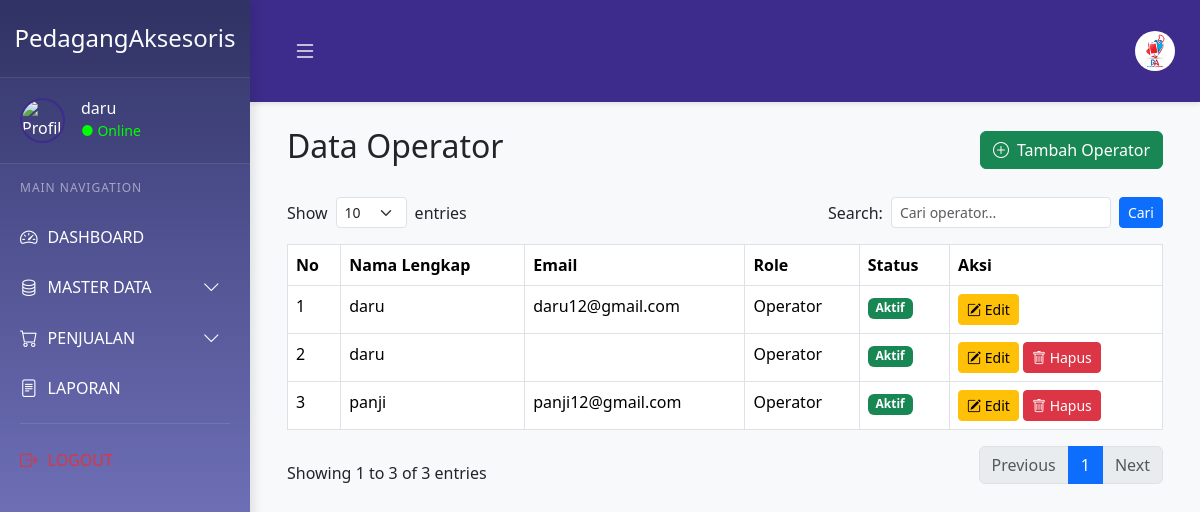
The app's page /pages/operator.php (signed in) with its own data.
### tables this page shows
CREATE TABLE `users` (
  `id` int(11) NOT NULL,
  `nama` varchar(100) NOT NULL,
  `email` varchar(100) NOT NULL,
  `password` varchar(255) NOT NULL,
  `created_at` timestamp NOT NULL DEFAULT current_timestamp(),
  `role` enum('Admin','Operator','Kasir') DEFAULT 'Operator',
  `status` enum('Aktif','Tidak Aktif') DEFAULT 'Aktif'
);

### pages/operator.php (the view, shortened to what this page needs)
<?php
include '../backend/database.php';
try {
    $stmt = $conn->prepare("SELECT * FROM users WHERE id = ?");
    $stmt->execute([$_SESSION['user_id']]);
    $user = $stmt->fetch();
    $search = isset($_GET['search']) ? $_GET['search'] : '';
    $query = "SELECT id, nama, email, role, status FROM users";
    $query .= " ORDER BY id DESC";
    $records_per_page = isset($_GET['show']) ? (int)$_GET['show'] : 10;
    $current_page = isset($_GET['page']) ? (int)$_GET['page'] : 1;
    $offset = ($current_page - 1) * $records_per_page;
    $count_query = "SELECT COUNT(*) as total FROM users";
    $count_stmt = $conn->prepare($count_query);
    $count_stmt->execute();
    $total_records = $count_stmt->fetch()['total'];
    $total_pages = ceil($total_records / $records_per_page);
    $query .= " LIMIT :offset, :records_per_page";
    $stmt = $conn->prepare($query);
    $stmt->bindParam(':offset', $offset, PDO::PARAM_INT);
    $stmt->bindParam(':records_per_page', $records_per_page, PDO::PARAM_INT);
    $stmt->execute();
    $operators = $stmt->fetchAll();
} catch (PDOException $e) {
    echo "Error: " . $e->getMessage();
}
?>
<!DOCTYPE html>
<html lang="en">
<head>
    <link href="https://cdn.jsdelivr.net/npm/bootstrap@5.3.2/dist/css/bootstrap.min.css" rel="stylesheet">
    <link rel="stylesheet" href="https://cdn.jsdelivr.net/npm/bootstrap-icons@1.11.1/font/bootstrap-icons.css">
    <link rel="stylesheet" href="../assets/css/sidebar.css">
</head>
<body>
    <div class="sidebar">
        <div class="logo-container">
            <h4 class="text-center py-4 m-0">Pedagang<span class="text-light">Aksesoris</span></h4>
        </div>
        <div class="profile">
            <div class="d-flex align-items-center gap-3">
                <div class="profile-img">
                    <img src="https://awsimages.detik.net.id/community/media/visual/2017/06/22/c5f6a4b7-d06e-4512-b239-0b7d4d31714e_11.jpg?w=600&q=90" alt="Profile">
                </div>
                <div>
                    <h6 class="mb-0"><?php echo $user['nama']; ?></h6>
                    <small class="online-status">● Online</small>
                </div>
            </div>
        </div>
        <div class="nav-header">MAIN NAVIGATION</div>
        <nav class="nav flex-column">
            <a class="nav-link" href="dashboard.php">
                <i class="bi bi-speedometer2"></i>
                <span>DASHBOARD</span>
            </a>
            <div class="nav-item">
                <a class="nav-link has-arrow" href="#" data-bs-toggle="collapse" data-bs-target="#masterDataCollapse">
                    <i class="bi bi-database"></i>
                    <span>MASTER DATA</span>
                    <i class="bi bi-chevron-down ms-auto"></i>
                </a>
            </div>
            <div class="nav-item">
                <a class="nav-link has-arrow" href="#" data-bs-toggle="collapse" data-bs-target="#penjualanCollapse">
                    <i class="bi bi-cart"></i>
                    <span>PENJUALAN</span>
                    <i class="bi bi-chevron-down ms-auto"></i>
                </a>
            </div>
            <a class="nav-link" href="laporan.php"><i class="bi bi-file-text"></i> LAPORAN</a>
            <div class="nav-divider"></div>
            <a class="nav-link text-danger" href="#" data-bs-toggle="modal" data-bs-target="#logoutModal">
                <i class="bi bi-box-arrow-right"></i>
                <span>LOGOUT</span>
            </a>
        </nav>
    </div>
    <div class="main-content">
        <div class="top-navbar">
            <div class="d-flex justify-content-between align-items-center">
                <button class="btn btn-link text-light" id="sidebarToggle">
                    <i class="bi bi-list fs-4"></i>
                </button>
                <div class="user-profile">
                    <a href="dashboard.php">
                        <img src="../assets/img/pedagangaksesoris.jpg" alt="Profile" class="rounded-circle profile-image" style="width: 40px; height: 40px; cursor: pointer;">
                    </a>
                </div>
            </div>
        </div>
        <div class="content-area">
            <div class="container-fluid">
                <div class="d-flex justify-content-between align-items-center mb-4">
                    <h2>Data Operator</h2>
                    <button class="btn btn-success" data-bs-toggle="modal" data-bs-target="#tambahOperatorModal">
                        <i class="bi bi-plus-circle me-2"></i>Tambah Operator
                    </button>
                </div>
                <div class="d-flex justify-content-between align-items-center mb-3">
                    <div class="d-flex gap-2">
                        <div class="d-flex align-items-center">
                            <span class="me-2">Show</span>
                            <select class="form-select form-select-sm" style="width: auto;" onchange="changeEntriesPerPage(this.value)">
                                <option value="10" <?php echo $records_per_page == 10 ? 'selected' : ''; ?>>10</option>
                            </select>
                            <span class="ms-2">entries</span>
                        </div>
                    </div>
                    <div class="d-flex align-items-center">
                        <label class="me-2">Search:</label>
                        <form action="" method="GET" class="d-flex">
                            <input type="search" name="search" class="form-control form-control-sm"
                                value="<?php echo isset($_GET['search']) ? htmlspecialchars($_GET['search']) : ''; ?>"
                                placeholder="Cari operator...">
                            <button type="submit" class="btn btn-primary btn-sm ms-2">Cari</button>
                        </form>
                    </div>
                </div>
                <div class="table-responsive">
                    <table class="table table-bordered">
                        <thead>
                            <tr>
                                <th>No</th>
                                <th>Nama Lengkap</th>
                                <th>Email</th>
                                <th>Role</th>
                                <th>Status</th>
                                <th>Aksi</th>
                            </tr>
                        </thead>
                        <tbody>
                            <?php
                            $no = 1;
                            foreach ($operators as $operator):
                            ?>
                                <tr>
                                    <td><?php echo $no++; ?></td>
                                    <td><?php echo htmlspecialchars($operator['nama']); ?></td>
                                    <td><?php echo htmlspecialchars($operator['email']); ?></td>
                                    <td><?php echo htmlspecialchars($operator['role']); ?></td>
                                    <td>
                                        <span class="badge <?php echo $operator['status'] == 'Aktif' ? 'bg-success' : 'bg-danger'; ?>">
                                            <?php echo htmlspecialchars($operator['status']); ?>
                                        </span>
                                    </td>
                                    <td>
                                        <button class="btn btn-warning btn-sm" data-bs-toggle="modal" data-bs-target="#editOperatorModal<?php echo $operator['id']; ?>">
                                            <i class="bi bi-pencil-square"></i> Edit
                                        </button>
                                        <?php if ($operator['id'] != $_SESSION['user_id']): ?>
                                            <button class="btn btn-danger btn-sm" data-bs-toggle="modal" data-bs-target="#hapusOperatorModal<?php echo $operator['id']; ?>">
                                                <i class="bi bi-trash"></i> Hapus
                                            </button>
                                        <?php endif; ?>
                                    </td>
                                </tr>
                            <?php endforeach; ?>
                        </tbody>
                    </table>
                </div>
                <div class="d-flex justify-content-between align-items-center">
                    <div>
                        <?php
                        $start = $total_records > 0 ? $offset + 1 : 0;
                        $end = min($offset + $records_per_page, $total_records);
                        echo "Showing $start to $end of $total_records entries";
                        ?>
                    </div>
                    <nav>
                        <ul class="pagination">
                            <?php if ($current_page > 1): ?>
                                <li class="page-item">
                                    <a class="page-link" href="?page=<?php echo ($current_page - 1); ?>&show=<?php echo $records_per_page; ?><?php echo !empty($search) ? '&search=' . $search : ''; ?>">Previous</a>
                                </li>
                            <?php else: ?>
                                <li class="page-item disabled">
                                    <span class="page-link">Previous</span>
                                </li>
                            <?php endif; ?>
                            <?php for ($i = 1; $i <= $total_pages; $i++): ?>
                                <li class="page-item <?php echo $i == $current_page ? 'active' : ''; ?>">
                                    <a class="page-link" href="?page=<?php echo $i; ?>&show=<?php echo $records_per_page; ?><?php echo !empty($search) ? '&search=' . $search : ''; ?>"><?php echo $i; ?></a>
                                </li>
                            <?php endfor; ?>
                            <?php if ($current_page < $total_pages): ?>
                                <li class="page-item">
                                    <a class="page-link" href="?page=<?php echo ($current_page + 1); ?>&show=<?php echo $records_per_page; ?><?php echo !empty($search) ? '&search=' . $search : ''; ?>">Next</a>
                                </li>
                            <?php else: ?>
                                <li class="page-item disabled">
                                    <span class="page-link">Next</span>
                                </li>
                            <?php endif; ?>
                        </ul>
                    </nav>
                </div>
            </div>
        </div>
</body>
</html>

### assets/css/sidebar.css (style rules this page uses)
:root { --primary-color: #3d2c8b; --secondary-color: #8c8ddc; --dark-color: #363870; --light-color: #ffffff; --hover-color: #6c6fd1; --submenu-color: #42447c; --header-gradient: linear-gradient(135deg, #4e54c8 0%, #8c8ddc 100%); }
body { background-color: #f8f9fa; }
.sidebar { background: linear-gradient( 180deg, var(--dark-color) 0%, var(--secondary-color) 100% ); color: var(--light-color); width: 250px; height: 100vh; position: fixed; left: 0; top: 0; z-index: 1000; transition: all 0.3s ease; box-shadow: 4px 0 10px rgba(0, 0, 0, 0.1); overflow-y: auto; }
.logo-container { background-color: rgba(0, 0, 0, 0.1); border-bottom: 1px solid rgba(255, 255, 255, 0.1); }
.profile { padding: 20px; border-bottom: 1px solid rgba(255, 255, 255, 0.1); background-color: rgba(0, 0, 0, 0.05); }
.profile-img { width: 45px; height: 45px; overflow: hidden; border-radius: 50%; border: 2px solid var(--primary-color); }
.profile-img img { width: 100%; height: 100%; object-fit: cover; }
.online-status { color: #00ff00; }
.nav-header { font-size: 12px; color: rgba(255, 255, 255, 0.5); padding: 15px 20px; text-transform: uppercase; letter-spacing: 1px; }
.nav-link { color: var(--light-color) !important; padding: 12px 20px; display: flex; align-items: center; transition: all 0.3s ease; }
.nav-link i { margin-right: 10px; font-size: 1.1em; }
.nav-link.has-arrow { justify-content: space-between; }
.nav-link.has-arrow i.bi-chevron-down { transition: transform 0.3s ease; }
.top-navbar { background-color: var(--primary-color); padding: 15px 25px; box-shadow: 0 2px 5px rgba(0, 0, 0, 0.1); position: sticky; top: 0; z-index: 999; }
.user-profile { display: flex; align-items: center; gap: 15px; color: var(--light-color); }
.user-profile img { width: 35px; height: 35px; object-fit: cover; }
.main-content { margin-left: 250px; min-height: 100vh; transition: all 0.3s ease; }
.content-area { padding: 25px; }
#sidebarToggle { background: none; border: none; color: white; font-size: 1.5rem; cursor: pointer; padding: 0.5rem; transition: transform 0.3s ease; display: block; margin: 10px; }
.user-profile .profile-image { transition: transform 0.2s; }
.user-profile a { text-decoration: none; }
.nav-divider { height: 1px; background-color: rgba(255, 255, 255, 0.1); margin: 10px 20px; }
.nav-link.text-danger { margin-top: auto; color: #dc3545 !important; }
.nav-link.has-arrow { display: flex; align-items: center; justify-content: space-between; }
.nav-link.has-arrow .bi-chevron-down { transition: transform 0.3s ease; }

### records on screen
users: nama "daru", email "daru12@gmail.com", role "Operator", status "Aktif"
users: nama "daru", role "Operator", status "Aktif"
users: nama "panji", email "panji12@gmail.com", role "Operator", status "Aktif"

### other values on screen
$start "1"
$end "3"
$total_records "3"
